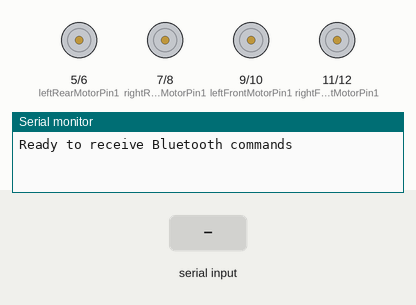
Simulated run of this sketch. Board: Arduino Uno, built with avr-gcc and run on an emulated ATmega328P. Parts: motor-driver pin pairs drawn as motors (green arrow = first pin HIGH = forward, orange = second pin HIGH = backward, longer = more drive), the last lines printed to the serial monitor. The test bench sets the inputs (shaded band).

Above: at 1.2 s.
1.3 s: "F" received over the second serial link
At 2.0 s:
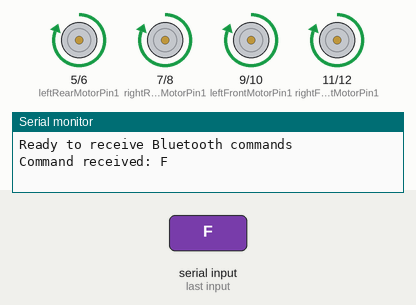
2.8 s: "B" received over the second serial link
At 3.1 s:
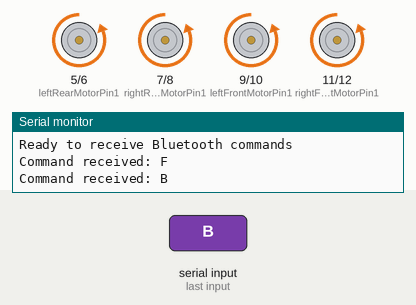
4.3 s: "L" received over the second serial link
At 5.5 s:
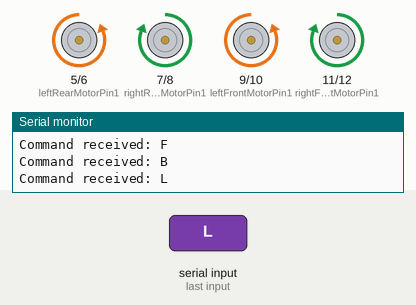
5.8 s: "R" received over the second serial link
At 6.6 s:
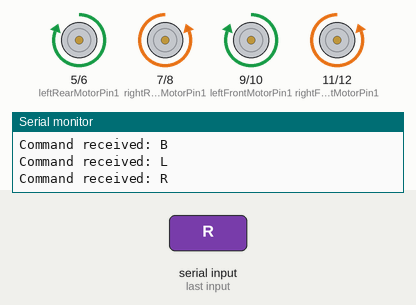
Timing chart, 0 to 8.3 s (numbered marks = the images above; inputs shaded):
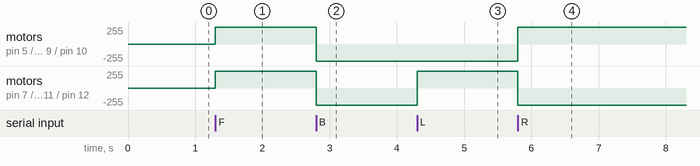

Measured:
- after the input at 1.3 s, motor on pin 5 (leftRearMotorPin1) / pin 6 (leftRearMotorPin2), motor on pin 7 (rightRearMotorPin1) / pin 8 (rightRearMotorPin2), motor on pin 9 (leftFrontMotorPin1) / pin 10 (leftFrontMotorPin2), motor on pin 11 (rightFrontMotorPin1) / pin 12 (rightFrontMotorPin2): stopped → forward 255/255 at once
- after the input at 2.8 s, motor on pin 5 (leftRearMotorPin1) / pin 6 (leftRearMotorPin2), motor on pin 7 (rightRearMotorPin1) / pin 8 (rightRearMotorPin2), motor on pin 9 (leftFrontMotorPin1) / pin 10 (leftFrontMotorPin2), motor on pin 11 (rightFrontMotorPin1) / pin 12 (rightFrontMotorPin2): forward 255/255 → backward 255/255 at once
- after the input at 4.3 s, motor on pin 7 (rightRearMotorPin1) / pin 8 (rightRearMotorPin2), motor on pin 11 (rightFrontMotorPin1) / pin 12 (rightFrontMotorPin2): backward 255/255 → forward 255/255 at once
- after the input at 5.8 s, motor on pin 5 (leftRearMotorPin1) / pin 6 (leftRearMotorPin2): backward 255/255 → forward 255/255 at once; motor on pin 7 (rightRearMotorPin1) / pin 8 (rightRearMotorPin2): forward 255/255 → backward 255/255 at once

The sketch:

arduino.ino
```cpp
#include <SoftwareSerial.h>

// Define Bluetooth RX and TX pins
#define BT_RX 2
#define BT_TX 3

SoftwareSerial Bluetooth(BT_RX, BT_TX); // Create a software serial object

// Define pins for front motors (IC1)
const int leftFrontMotorPin1 = 9;
const int leftFrontMotorPin2 = 10;
const int rightFrontMotorPin1 = 11;
const int rightFrontMotorPin2 = 12;

// Define pins for rear motors (IC2)
const int leftRearMotorPin1 = 5;
const int leftRearMotorPin2 = 6;
const int rightRearMotorPin1 = 7;
const int rightRearMotorPin2 = 8;

void setup() {
  // Set motor control pins as outputs
  pinMode(leftFrontMotorPin1, OUTPUT);
  pinMode(leftFrontMotorPin2, OUTPUT);
  pinMode(rightFrontMotorPin1, OUTPUT);
  pinMode(rightFrontMotorPin2, OUTPUT);

  pinMode(leftRearMotorPin1, OUTPUT);
  pinMode(leftRearMotorPin2, OUTPUT);
  pinMode(rightRearMotorPin1, OUTPUT);
  pinMode(rightRearMotorPin2, OUTPUT);

  Serial.begin(9600);         // USB serial communication (debugging)
  Bluetooth.begin(9600);      // Bluetooth communication
  Serial.println("Ready to receive Bluetooth commands");
}

void loop() {
  if (Bluetooth.available()) {
    char command = Bluetooth.read(); // Read one character from Bluetooth
    Serial.print("Command received: ");
    Serial.println(command); // Debugging output

    switch (command) {
      case 'F': moveForward(); break;   // Forward
      case 'B': moveBackward(); break;  // Backward
      case 'L': turnLeft(); break;      // Left
      case 'R': turnRight(); break;     // Right
      case 'S': stopMotors(); break;    // Stop
      default: stopMotors(); break;     // Stop on unknown command
    }
  }
}

// Function to stop all motors
void stopMotors() {
  digitalWrite(leftFrontMotorPin1, LOW);
  digitalWrite(leftFrontMotorPin2, LOW);
  digitalWrite(rightFrontMotorPin1, LOW);
  digitalWrite(rightFrontMotorPin2, LOW);

  digitalWrite(leftRearMotorPin1, LOW);
  digitalWrite(leftRearMotorPin2, LOW);
  digitalWrite(rightRearMotorPin1, LOW);
  digitalWrite(rightRearMotorPin2, LOW);
}

// Function for forward motion
void moveForward() {
  digitalWrite(leftFrontMotorPin1, HIGH);
  digitalWrite(leftFrontMotorPin2, LOW);
  digitalWrite(rightFrontMotorPin1, HIGH);
  digitalWrite(rightFrontMotorPin2, LOW);

  digitalWrite(leftRearMotorPin1, HIGH);
  digitalWrite(leftRearMotorPin2, LOW);
  digitalWrite(rightRearMotorPin1, HIGH);
  digitalWrite(rightRearMotorPin2, LOW);
}

// Function for backward motion
void moveBackward() {
  digitalWrite(leftFrontMotorPin1, LOW);
  digitalWrite(leftFrontMotorPin2, HIGH);
  digitalWrite(rightFrontMotorPin1, LOW);
  digitalWrite(rightFrontMotorPin2, HIGH);

  digitalWrite(leftRearMotorPin1, LOW);
  digitalWrite(leftRearMotorPin2, HIGH);
  digitalWrite(rightRearMotorPin1, LOW);
  digitalWrite(rightRearMotorPin2, HIGH);
}

// Function for turning left
void turnLeft() {
  digitalWrite(leftFrontMotorPin1, LOW);
  digitalWrite(leftFrontMotorPin2, HIGH);
  digitalWrite(rightFrontMotorPin1, HIGH);
  digitalWrite(rightFrontMotorPin2, LOW);

  digitalWrite(leftRearMotorPin1, LOW);
  digitalWrite(leftRearMotorPin2, HIGH);
  digitalWrite(rightRearMotorPin1, HIGH);
  digitalWrite(rightRearMotorPin2, LOW);
}

// Function for turning right
void turnRight() {
  digitalWrite(leftFrontMotorPin1, HIGH);
  digitalWrite(leftFrontMotorPin2, LOW);
  digitalWrite(rightFrontMotorPin1, LOW);
  digitalWrite(rightFrontMotorPin2, HIGH);

  digitalWrite(leftRearMotorPin1, HIGH);
  digitalWrite(leftRearMotorPin2, LOW);
  digitalWrite(rightRearMotorPin1, LOW);
  digitalWrite(rightRearMotorPin2, HIGH);
}
```
